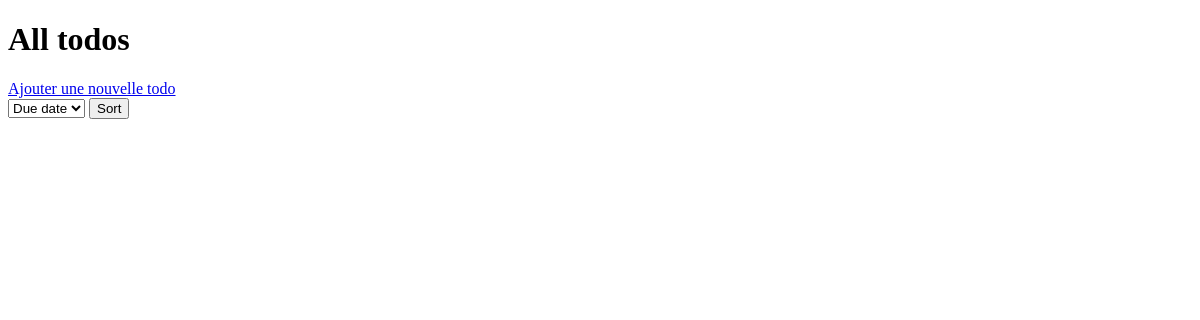
Page /displayAllTodosFromDatabase.php on the earlier database version.
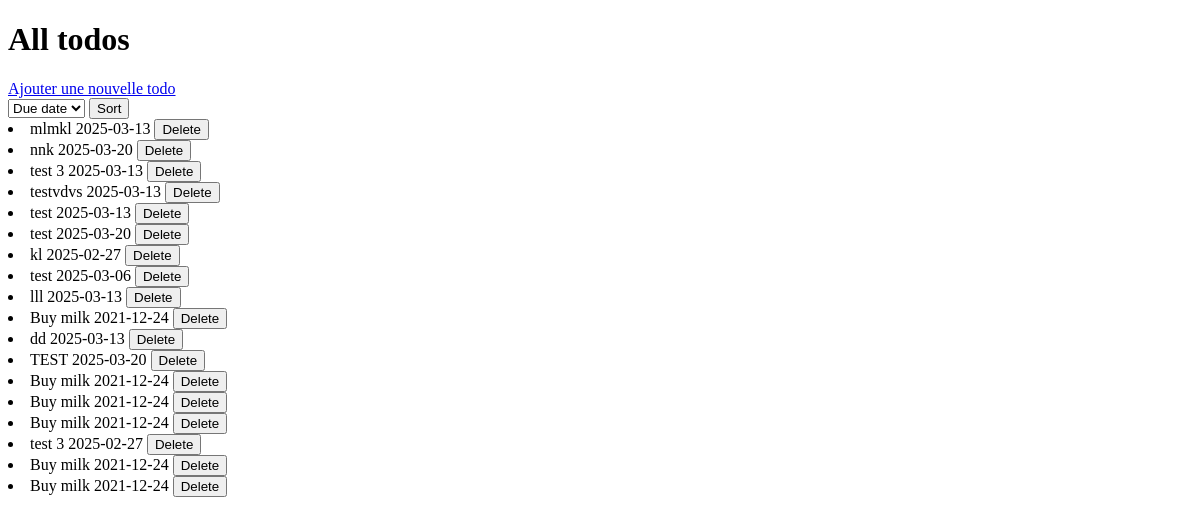
Same page on the later database version.
### tables this page shows
CREATE TABLE todos (
    id INTEGER PRIMARY KEY AUTOINCREMENT,
    title TEXT NOT NULL,
    due_date TEXT
);

### public/displayAllTodosFromDatabase.php (the view, shortened to what this page needs)
<?php
$errors = [];
$sort = filter_input(INPUT_GET, 'sort');
$dbs = 'sqlite:../database.db';
$user = 'root';
$pass = '';
$options = [
    PDO::ATTR_ERRMODE => PDO::ERRMODE_EXCEPTION,
    PDO::ATTR_DEFAULT_FETCH_MODE => PDO::FETCH_ASSOC,
    PDO::ATTR_EMULATE_PREPARES => false,
];
try {
    $db = new PDO($dbs, $user, $pass, $options);
    if ($sort === 'name') {
        $queryGet = $db->prepare('SELECT * FROM todos ORDER BY  title');
    } elseif ($sort === 'due_date') {
        $queryGet = $db->prepare('SELECT * FROM todos ORDER BY due_date');
    } else {
        $queryGet = $db->prepare('SELECT * FROM todos ');
    }
    $queryGet->execute();
    $result = $queryGet->fetchAll(PDO::FETCH_ASSOC);
} catch (PDOException $e) {
    $errors[] = 'Verify your database connection';
    $errors[] = 'Database error: '.$e->getMessage();
}
?>
<!doctype html>
<html lang="en">
<head>
</head>
<body>
<h1>
    All todos
</h1>
<a href="writeTodoToDatabase.php">Ajouter une nouvelle todo</a>
<form >
    <label for="sort">
  <select name="sort">
      <option name="due_date" value="due_date" <?php if ($sort === 'due_date') {
          echo 'selected="selected" ';
      } ?>>Due date</option>
  </select></label>
    <button type="submit">Sort</button>
</form>
<?php foreach ($result as $row) { ?>
    <form action="deleteTodoFromDatabase.php" method="POST">
        <li> <?= htmlspecialchars($row['title']).' '.htmlspecialchars($row['due_date']).' '?>
            <button type="submit" name = 'delete' value='<?= $row['id']?>'>Delete</button></li>
    </form>
<?php } ?>
</body>
</html>

Differences in the rows shown:
added todos: title "mlmkl", due_date "2025-03-13", $row['id'] 1 (drawn)
added todos: title "nnk", due_date "2025-03-20", $row['id'] 2 (drawn)
added todos: title "test 3", due_date "2025-03-13", $row['id'] 3 (drawn)
added todos: title "testvdvs", due_date "2025-03-13", $row['id'] 4 (drawn)
added todos: title "test", due_date "2025-03-13", $row['id'] 5 (drawn)
added todos: title "test", due_date "2025-03-20", $row['id'] 6 (drawn)
added todos: title "kl", due_date "2025-02-27", $row['id'] 7 (drawn)
added todos: title "test", due_date "2025-03-06", $row['id'] 8 (drawn)
added todos: title "lll", due_date "2025-03-13", $row['id'] 9 (drawn)
added todos: title "Buy milk", due_date "2021-12-24", $row['id'] 10 (drawn)
added todos: title "dd", due_date "2025-03-13", $row['id'] 11 (drawn)
added todos: title "TEST", due_date "2025-03-20", $row['id'] 12 (drawn)
added todos: title "Buy milk", due_date "2021-12-24", $row['id'] 13 (drawn)
added todos: title "Buy milk", due_date "2021-12-24", $row['id'] 14 (drawn)
added todos: title "Buy milk", due_date "2021-12-24", $row['id'] 15 (drawn)
added todos: title "test 3", due_date "2025-02-27", $row['id'] 16 (drawn)
added todos: title "Buy milk", due_date "2021-12-24", $row['id'] 17 (drawn)
added todos: title "Buy milk", due_date "2021-12-24", $row['id'] 18 (drawn)
